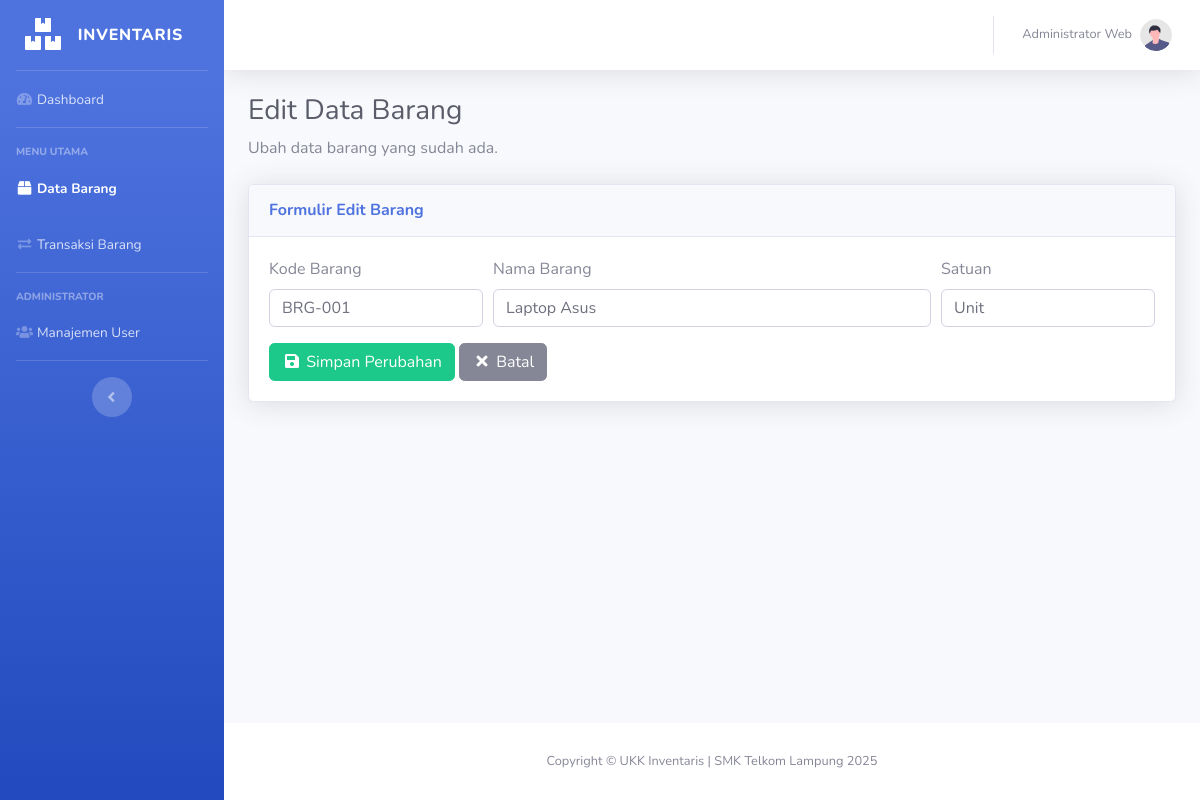
Screenshot of /edit_barang.php?id=2 (signed in) with the database file from the repository.
### tables this page shows
CREATE TABLE `tbl_barang` (
  `id_barang` int(11) NOT NULL,
  `kode_barang` varchar(20) NOT NULL,
  `nama_barang` varchar(100) NOT NULL,
  `satuan` varchar(20) DEFAULT NULL
);

### edit_barang.php (the view, shortened to what this page needs)
<?php
include 'koneksi.php';
if (isset($_GET['id'])) {
    $id_barang = mysqli_real_escape_string($koneksi, $_GET['id']);
    $query_data = "SELECT * FROM tbl_barang WHERE id_barang = '$id_barang'";
    $sql_data = mysqli_query($koneksi, $query_data);
    if (mysqli_num_rows($sql_data) > 0) {
        $data = mysqli_fetch_assoc($sql_data);
    } else {
        echo "<script>alert('Data tidak ditemukan!'); window.location.href='barang.php';</script>";
        exit;
    }
} else {
    echo "<script>alert('ID Barang tidak valid!'); window.location.href='barang.php';</script>";
    exit;
}
?>
<!DOCTYPE html>
<html lang="id">
<head>
    <link href="vendor/fontawesome-free/css/all.min.css" rel="stylesheet" type="text/css">
    <link href="css/sb-admin-2.min.css" rel="stylesheet">
</head>
<body id="page-top">
    <div id="wrapper">
        <ul class="navbar-nav bg-gradient-primary sidebar sidebar-dark accordion" id="accordionSidebar">
            <a class="sidebar-brand d-flex align-items-center justify-content-center" href="index.php">
                <div class="sidebar-brand-icon"><i class="fas fa-boxes"></i></div>
                <div class="sidebar-brand-text mx-3">Inventaris</div>
            </a>
            <hr class="sidebar-divider my-0">
            <li class="nav-item">
                <a class="nav-link" href="index.php"><i class="fas fa-fw fa-tachometer-alt"></i><span>Dashboard</span></a>
            </li>
            <hr class="sidebar-divider">
            <div class="sidebar-heading">Menu Utama</div>
            <li class="nav-item active"> <a class="nav-link" href="barang.php"><i class="fas fa-fw fa-box"></i><span>Data Barang</span></a>
            </li>
            <li class="nav-item">
                <a class="nav-link" href="transaksi.php"><i class="fas fa-fw fa-exchange-alt"></i><span>Transaksi Barang</span></a>
            </li>
            <?php if (isset($_SESSION['level']) && $_SESSION['level'] == 'admin') : ?>
                <hr class="sidebar-divider">
                <div class="sidebar-heading">Administrator</div>
                <li class="nav-item">
                    <a class="nav-link" href="user.php"><i class="fas fa-fw fa-users"></i><span>Manajemen User</span></a>
                </li>
            <?php endif; ?>
            <hr class="sidebar-divider d-none d-md-block">
            <div class="text-center d-none d-md-inline">
                <button class="rounded-circle border-0" id="sidebarToggle"></button>
            </div>
        </ul>
        <div id="content-wrapper" class="d-flex flex-column">
            <div id="content">
                <nav class="navbar navbar-expand navbar-light bg-white topbar mb-4 static-top shadow">
                    <ul class="navbar-nav ml-auto">
                        <li class="nav-item dropdown no-arrow">
                            <a class="nav-link dropdown-toggle" href="#" id="userDropdown" role="button" data-toggle="dropdown" aria-haspopup="true" aria-expanded="false">
                                <span class="mr-2 d-none d-lg-inline text-gray-600 small"><?php echo htmlspecialchars($_SESSION['nama_lengkap']); ?></span>
                                <img class="img-profile rounded-circle" src="img/undraw_profile.svg">
                            </a>
                        </li>
                    </ul>
                </nav>
                <div class="container-fluid">
                    <h1 class="h3 mb-2 text-gray-800">Edit Data Barang</h1>
                    <p class="mb-4">Ubah data barang yang sudah ada.</p>
                    <div class="card shadow mb-4">
                        <div class="card-header py-3">
                            <h6 class="m-0 font-weight-bold text-primary">Formulir Edit Barang</h6>
                        </div>
                        <div class="card-body">
                            <form action="aksi_barang.php" method="POST">
                                <div class="form-row">
                                    <div class="form-group col-md-3">
                                        <label for="kode_barang">Kode Barang</label>
                                        <input type="text" class="form-control" id="kode_barang" name="kode_barang"
                                            value="<?php echo htmlspecialchars($data['kode_barang']); ?>" required>
                                    </div>
                                    <div class="form-group col-md-6">
                                        <label for="nama_barang">Nama Barang</label>
                                        <input type="text" class="form-control" id="nama_barang" name="nama_barang"
                                            value="<?php echo htmlspecialchars($data['nama_barang']); ?>" required>
                                    </div>
                                    <div class="form-group col-md-3">
                                        <label for="satuan">Satuan</label>
                                        <input type="text" class="form-control" id="satuan" name="satuan"
                                            value="<?php echo htmlspecialchars($data['satuan']); ?>" required>
                                    </div>
                                </div>
                                <button type="submit" class="btn btn-success">
                                    <i class="fas fa-save fa-fw"></i> Simpan Perubahan
                                </button>
                                <a href="barang.php" class="btn btn-secondary">
                                    <i class="fas fa-times fa-fw"></i> Batal
                                </a>
                            </form>
                        </div>
                    </div>
                </div>
            </div>
            <footer class="sticky-footer bg-white">
                <div class="container my-auto">
                    <div class="copyright text-center my-auto">
                        <span>Copyright &copy; UKK Inventaris | SMK Telkom Lampung 2025</span>
                    </div>
                </div>
            </footer>
        </div>
    </div>
</body>
</html>

### rows the page displays
tbl_barang: kode_barang "BRG-001", nama_barang "Laptop Asus", satuan "Unit"

### other values shown
$_SESSION['nama_lengkap'] "Administrator Web"
